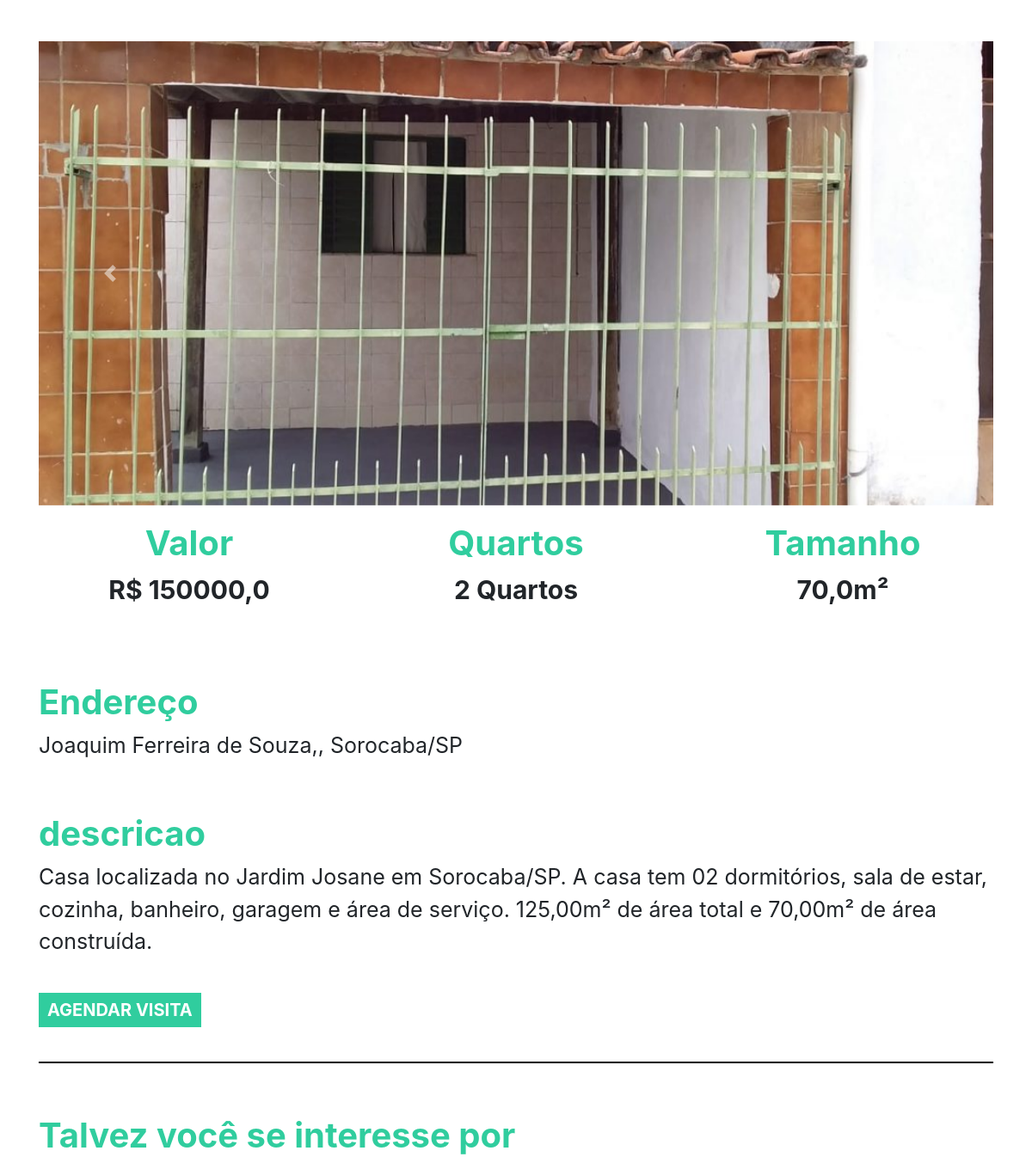
The page /imovel/1 on the database its author committed.
### imobi/plataforma/models.py (models this page shows, shortened)
class Imagem(models.Model):
    img = models.ImageField(upload_to='img')
    def __str__(self) -> str:
        return self.img.url

class Imovel(models.Model):
    choices = (('V', 'Venda'),
               ('A', 'Aluguel'))
    choices_imovel = (('A', 'Apartamento'),
                      ('C', 'Casa'))
    imagens = models.ManyToManyField(Imagem)
    valor = models.FloatField()
    quartos = models.IntegerField()
    tamanho = models.FloatField()
    cidade = models.ForeignKey(Cidade, on_delete=models.DO_NOTHING)
    rua = models.CharField(max_length=50)
    tipo = models.CharField(max_length=1, choices=choices)
    tipo_imovel = models.CharField(max_length=1, choices=choices_imovel)
    numero = models.IntegerField()
    descricao = models.TextField()
    dias_visita = models.ManyToManyField(DiasVisita)
    horarios = models.ManyToManyField(Horario)

class Cidade(models.Model):
    nome = models.CharField(max_length=30)
    def __str__(self) -> str:
        return self.nome

### imobi/plataforma/views.py (the view)
# urls.py: path('imovel/<str:id>', views.imovel, name="imovel"),
def imovel(request, id):
    imovel = get_object_or_404(Imovel, id=id)
    sugestoes = Imovel.objects.filter(cidade=imovel.cidade).exclude(id=id)[:2]
    return render(request, 'imovel.html', {'imovel': imovel, 'sugestoes': sugestoes, 'id': id})

### imobi/plataforma/models.py (called while the page is built)
    def __str__(self) -> str:
        return self.dia

    def __str__(self) -> str:
        return str(self.horario)

### imobi/plataforma/templates/imovel.html (shortened to what this page needs)
{% extends 'base.html' %}
{% load static %}
{% block 'head' %}
<link rel="stylesheet" href="{% static 'plataforma/css/home.css' %}">
{% endblock  %}
{% block 'body' %}
    <div style="text-align: center" class="container">
        <br>
        <br>
        <div id="carouselExampleControls" class="carousel slide" data-ride="carousel">
            <div class="carousel-inner">
                {% for img in imovel.imagens.all  %}
                    <div class="carousel-item {% if forloop.first %} active {% endif %}" >
                        <img class="d-block w-100" src="{{img}}" alt="First slide">
                    </div>
                {% endfor %}
            </div>
        <a class="carousel-control-prev" href="#carouselExampleControls" role="button" data-slide="prev">
            <span class="carousel-control-prev-icon" aria-hidden="true"></span>
        </a>
        <a class="carousel-control-next" href="#carouselExampleControls" role="button" data-slide="next">
            <span class="carousel-control-next-icon" aria-hidden="true"></span>
        </a>
    </div>
        <div class="row">
            <div class="col-md">
                <h3 class="titulo_especificacao">Valor</h3>
                <p class="especificacao">R$ {{imovel.valor}}</p>
            </div>
            <div class="col-md">
                <h3 class="titulo_especificacao">Quartos</h3>
                <p class="especificacao">{{imovel.quartos}} Quartos</p>
            </div>
            <div class="col-md">
                <h3 class="titulo_especificacao">Tamanho</h3>
                <p class="especificacao">{{imovel.tamanho}}m²</p>
            </div>
        </div>
        <br>
        <br>
        <div style="text-align: left">
            <h3 class="titulo_especificacao">Endereço</h3>
            <p class="especificacao_endereco">{{imovel.rua}}, {{imovel.cidade }}</p>
        </div>
        <br>
        <div style="text-align: left">
            <h3 class="titulo_especificacao">descricao</h3>
            <p class="especificacao_endereco">{{imovel.descricao}}</p>
            <br>
            <button class="btn_agendar_visita" data-toggle="modal" data-target="#exampleModal">AGENDAR VISITA</button>
            <br>
            <br>
        </div>
        <hr style="border: 1px solid black">
        <br>
        <div class="div_possivel_interesse">
            <h3 class="titulo_especificacao">Talvez você se interesse por</h3>
        </div>
    </div>
{% endblock  %}

### templates/static/plataforma/css/home.css (style rules this page uses)
.titulo_especificacao { color: #30CD9E; font-weight: bold; margin-top: 20px; font-size: 40px; }
.especificacao { font-size: 30px; font-weight: bold; }
.especificacao_endereco { font-size: 25px; }
.btn_agendar_visita { border: none; background-color: #30CD9E; color: white; font-weight: bold; font-size: 20px; padding: 5px 10px 5px 10px; }
.div_possivel_interesse { text-align: left; }

### rows shown on the page
Imagem: img (picture)
Imovel: valor "150000,0", quartos "2", tamanho "70,0", rua "Joaquim Ferreira de Souza,", cidade "Sorocaba/SP", descricao "Casa localizada no Jardim Josane em Sorocaba/SP. A casa tem 02 dormitórios, sala de estar, cozinha, banheiro, garagem e área de serviço. 125,00m² de área total e 70,00m² de área construída."
